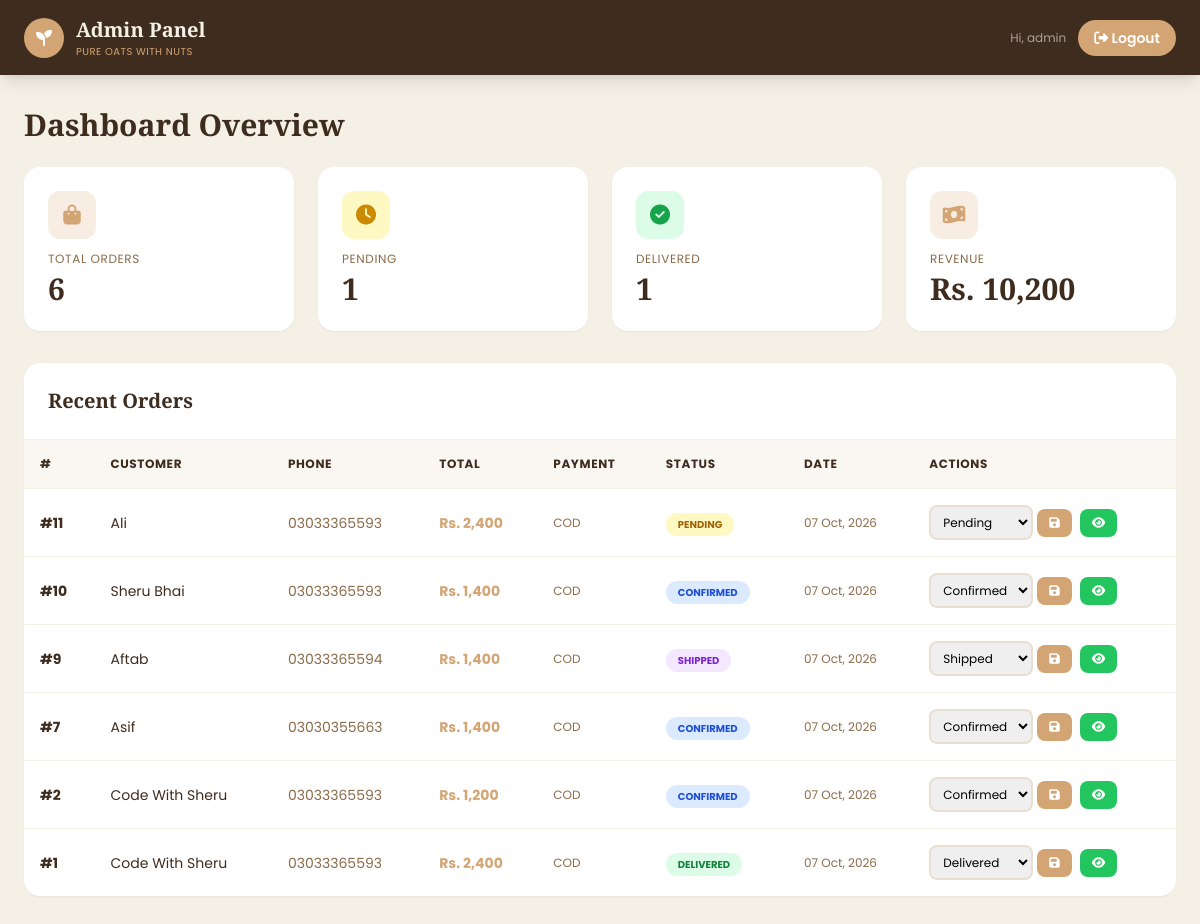
Page /admin/dashboard.php (signed in) on the committed database.
### tables this page shows
CREATE TABLE `orders` (
  `id` int(11) NOT NULL,
  `customer_name` varchar(255) NOT NULL,
  `customer_email` varchar(254) DEFAULT NULL,
  `phone` varchar(20) NOT NULL,
  `address` text NOT NULL,
  `total_amount` decimal(10,2) NOT NULL,
  `payment_method` varchar(50) NOT NULL,
  `transaction_id` varchar(100) DEFAULT NULL,
  `status` enum('Pending','Confirmed','Shipped','Delivered','Cancelled') DEFAULT 'Pending',
  `created_at` timestamp NOT NULL DEFAULT current_timestamp()
);

### admin/dashboard.php (the view, shortened to what this page needs)
<?php
include '../config/db.php';
$total_orders = $conn->query("SELECT COUNT(*) as c FROM orders")->fetch_assoc()['c'];
$pending_orders = $conn->query("SELECT COUNT(*) as c FROM orders WHERE status='Pending'")->fetch_assoc()['c'];
$delivered = $conn->query("SELECT COUNT(*) as c FROM orders WHERE status='Delivered'")->fetch_assoc()['c'];
$revenue = $conn->query("SELECT COALESCE(SUM(total_amount),0) as s FROM orders WHERE status != 'Cancelled'")->fetch_assoc()['s'];
?>
<!DOCTYPE html>
<html lang="en">
<head>
    <script src="https://cdn.tailwindcss.com"></script>
    <link rel="stylesheet" href="https://cdnjs.cloudflare.com/ajax/libs/font-awesome/6.4.0/css/all.min.css">
</head>
<body class="font-body bg-cream min-h-screen">
<header class="bg-choco text-cream sticky top-0 z-50 shadow-lg">
    <div class="max-w-7xl mx-auto px-4 sm:px-6 py-4 flex justify-between items-center">
        <div class="flex items-center gap-3">
            <div class="w-10 h-10 bg-oat rounded-full flex items-center justify-center">
                <i class="fas fa-seedling text-white"></i>
            </div>
            <div>
                <h1 class="font-display font-bold text-lg sm:text-xl leading-none">Admin Panel</h1>
                <p class="text-[10px] text-oat uppercase tracking-wider"><?php echo SITE_NAME; ?></p>
            </div>
        </div>
        <div class="flex items-center gap-3">
            <span class="text-xs text-cream/60 hidden sm:block">Hi, <?php echo htmlspecialchars($_SESSION['admin_username']); ?></span>
            <a href="logout.php" class="bg-oat hover:bg-oat-dark text-white px-4 py-2 rounded-full text-sm font-semibold transition-all">
                <i class="fas fa-sign-out-alt"></i> <span class="hidden sm:inline">Logout</span>
            </a>
        </div>
    </div>
</header>
<main class="max-w-7xl mx-auto px-4 sm:px-6 py-8">
    <h2 class="font-display text-2xl sm:text-3xl font-bold text-choco mb-6">Dashboard Overview</h2>
    <div class="grid grid-cols-2 lg:grid-cols-4 gap-4 sm:gap-6 mb-8">
        <div class="bg-white rounded-2xl shadow-sm p-5 sm:p-6">
            <div class="flex items-center justify-between mb-3">
                <div class="w-12 h-12 bg-oat/20 rounded-xl flex items-center justify-center text-oat text-xl">
                    <i class="fas fa-shopping-bag"></i>
                </div>
            </div>
            <p class="text-xs text-brown uppercase tracking-wider mb-1">Total Orders</p>
            <h3 class="font-display text-3xl font-black text-choco"><?php echo $total_orders; ?></h3>
        </div>
        <div class="bg-white rounded-2xl shadow-sm p-5 sm:p-6">
            <div class="flex items-center justify-between mb-3">
                <div class="w-12 h-12 bg-yellow-100 rounded-xl flex items-center justify-center text-yellow-600 text-xl">
                    <i class="fas fa-clock"></i>
                </div>
            </div>
            <p class="text-xs text-brown uppercase tracking-wider mb-1">Pending</p>
            <h3 class="font-display text-3xl font-black text-choco"><?php echo $pending_orders; ?></h3>
        </div>
        <div class="bg-white rounded-2xl shadow-sm p-5 sm:p-6">
            <div class="flex items-center justify-between mb-3">
                <div class="w-12 h-12 bg-green-100 rounded-xl flex items-center justify-center text-green-600 text-xl">
                    <i class="fas fa-check-circle"></i>
                </div>
            </div>
            <p class="text-xs text-brown uppercase tracking-wider mb-1">Delivered</p>
            <h3 class="font-display text-3xl font-black text-choco"><?php echo $delivered; ?></h3>
        </div>
        <div class="bg-white rounded-2xl shadow-sm p-5 sm:p-6">
            <div class="flex items-center justify-between mb-3">
                <div class="w-12 h-12 bg-oat/20 rounded-xl flex items-center justify-center text-oat text-xl">
                    <i class="fas fa-money-bill-wave"></i>
                </div>
            </div>
            <p class="text-xs text-brown uppercase tracking-wider mb-1">Revenue</p>
            <h3 class="font-display text-2xl sm:text-3xl font-black text-choco">Rs. <?php echo number_format($revenue); ?></h3>
        </div>
    </div>
    <div class="bg-white rounded-2xl shadow-sm overflow-hidden">
        <div class="p-5 sm:p-6 border-b border-cream">
            <h3 class="font-display text-xl font-bold text-choco">Recent Orders</h3>
        </div>
        <div class="hidden md:block overflow-x-auto">
            <table class="w-full">
                <thead class="bg-cream/50">
                    <tr>
                        <th class="text-left p-4 font-bold text-choco text-xs uppercase tracking-wider">#</th>
                        <th class="text-left p-4 font-bold text-choco text-xs uppercase tracking-wider">Customer</th>
                        <th class="text-left p-4 font-bold text-choco text-xs uppercase tracking-wider">Phone</th>
                        <th class="text-left p-4 font-bold text-choco text-xs uppercase tracking-wider">Total</th>
                        <th class="text-left p-4 font-bold text-choco text-xs uppercase tracking-wider">Payment</th>
                        <th class="text-left p-4 font-bold text-choco text-xs uppercase tracking-wider">Status</th>
                        <th class="text-left p-4 font-bold text-choco text-xs uppercase tracking-wider">Date</th>
                        <th class="text-left p-4 font-bold text-choco text-xs uppercase tracking-wider">Actions</th>
                    </tr>
                </thead>
                <tbody>
                    <?php
                    $res = $conn->query("SELECT * FROM orders ORDER BY id DESC LIMIT 50");
                    if($res && $res->num_rows > 0):
                        while($o = $res->fetch_assoc()):
                            $statusColors = [
                                'Pending' => 'bg-yellow-100 text-yellow-700',
                                'Confirmed' => 'bg-blue-100 text-blue-700',
                                'Shipped' => 'bg-purple-100 text-purple-700',
                                'Delivered' => 'bg-green-100 text-green-700',
                                'Cancelled' => 'bg-red-100 text-red-700',
                            ];
                            $sc = $statusColors[$o['status']] ?? 'bg-gray-100 text-gray-700';
                    ?>
                    <tr class="border-t border-cream hover:bg-cream/30">
                        <td class="p-4 font-bold text-choco text-sm">#<?php echo $o['id']; ?></td>
                        <td class="p-4 text-sm text-choco"><?php echo htmlspecialchars($o['customer_name']); ?></td>
                        <td class="p-4 text-sm text-brown"><?php echo htmlspecialchars($o['phone']); ?></td>
                        <td class="p-4 font-bold text-oat text-sm">Rs. <?php echo number_format($o['total_amount']); ?></td>
                        <td class="p-4 text-xs text-brown">
                            <?php echo htmlspecialchars($o['payment_method'], ENT_QUOTES, 'UTF-8'); ?>
                        </td>
                        <td class="p-4">
                            <span class="<?php echo $sc; ?> px-3 py-1 rounded-full text-[10px] font-bold uppercase"><?php echo htmlspecialchars($o['status'], ENT_QUOTES, 'UTF-8'); ?></span>
                        </td>
                        <td class="p-4 text-xs text-brown"><?php echo date('d M, Y', strtotime($o['created_at'])); ?></td>
                        <td class="p-4">
                            <div class="flex items-center gap-2">
                                <form method="POST" class="flex items-center gap-1">
                                    <select name="status" class="px-2 py-1.5 border-2 border-cream-dark rounded-lg text-xs outline-none focus:border-oat">
                                        <?php foreach(['Pending','Confirmed','Shipped','Delivered','Cancelled'] as $s): ?>
                                            <option <?php if($o['status']==$s) echo 'selected'; ?>><?php echo $s; ?></option>
                                        <?php endforeach; ?>
                                    </select>
                                    <button type="submit" name="update_status" class="bg-oat hover:bg-oat-dark text-white px-3 py-1.5 rounded-lg text-xs transition-all">
                                        <i class="fas fa-save"></i>
                                    </button>
                                </form>
                                <a href="order_detail.php?id=<?php echo $o['id']; ?>" class="bg-green-500 hover:bg-green-600 text-white px-3 py-1.5 rounded-lg text-xs transition-all">
                                    <i class="fas fa-eye"></i>
                                </a>
                            </div>
                        </td>
                    </tr>
                    <?php endwhile; else: ?>
                        <tr><td colspan="8" class="p-8 text-center text-brown">No orders yet.</td></tr>
                    <?php endif; ?>
                </tbody>
            </table>
        </div>
    </div>
</main>
</body>
</html>

### rows in the picture
orders: id "11", customer_name "Ali", phone "03033365593", total_amount "2,400", payment_method "COD", status "PENDING", created_at "07 Oct, 2026", status "Pending"
orders: id "10", customer_name "Sheru Bhai", phone "03033365593", total_amount "1,400", payment_method "COD", status "CONFIRMED", created_at "07 Oct, 2026", status "Confirmed"
orders: id "9", customer_name "Aftab", phone "03033365594", total_amount "1,400", payment_method "COD", status "SHIPPED", created_at "07 Oct, 2026", status "Shipped"
orders: id "7", customer_name "Asif", phone "03030355663", total_amount "1,400", payment_method "COD", status "CONFIRMED", created_at "07 Oct, 2026", status "Confirmed"
orders: id "2", customer_name "Code With Sheru", phone "03033365593", total_amount "1,200", payment_method "COD", status "CONFIRMED", created_at "07 Oct, 2026", status "Confirmed"
orders: id "1", customer_name "Code With Sheru", phone "03033365593", total_amount "2,400", payment_method "COD", status "DELIVERED", created_at "07 Oct, 2026", status "Delivered"

### other values in the picture
SITE_NAME "PURE OATS WITH NUTS"
$_SESSION['admin_username'] "admin"
$total_orders "6"
$pending_orders "1"
$delivered "1"
$revenue "10,200"
